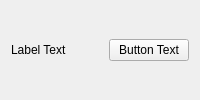
<?xml version="1.0" encoding="UTF-8"?>
<ui version="4.0">
 <class>NoticeWidget</class>
  <widget class="QWidget" name="NoticeWidget" native="true">
   <layout class="QGridLayout" name="noticeLayout">
    <item row="0" column="1">
     <widget class="QPushButton" name="noticeButton">
      <property name="sizePolicy">
       <sizepolicy hsizetype="Fixed" vsizetype="Fixed">
        <horstretch>0</horstretch>
        <verstretch>0</verstretch>
       </sizepolicy>
      </property>
      <property name="text">
       <string>Button Text</string>
      </property>
     </widget>
    </item>
    <item row="0" column="0">
     <widget class="QLabel" name="noticeLabel">
      <property name="text">
       <string>Label Text</string>
      </property>
     </widget>
    </item>
   </layout>
  </widget>
</ui>
